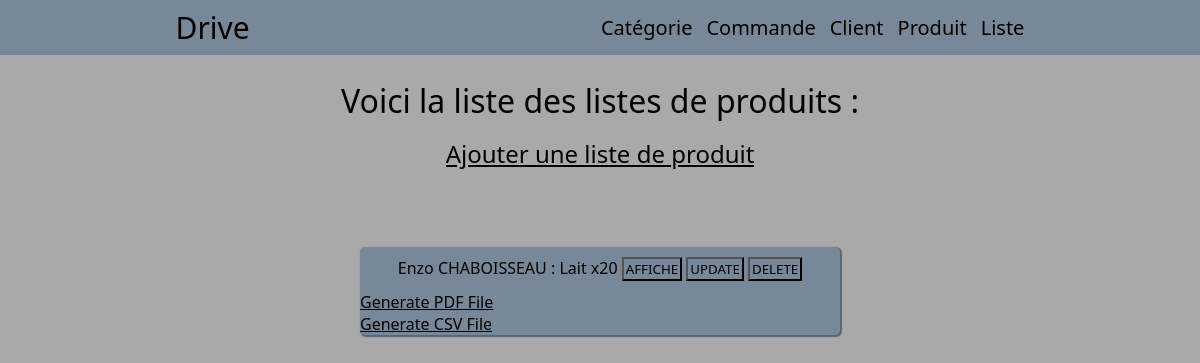
Before: /drive/index-liste-produit/ with the older database file.
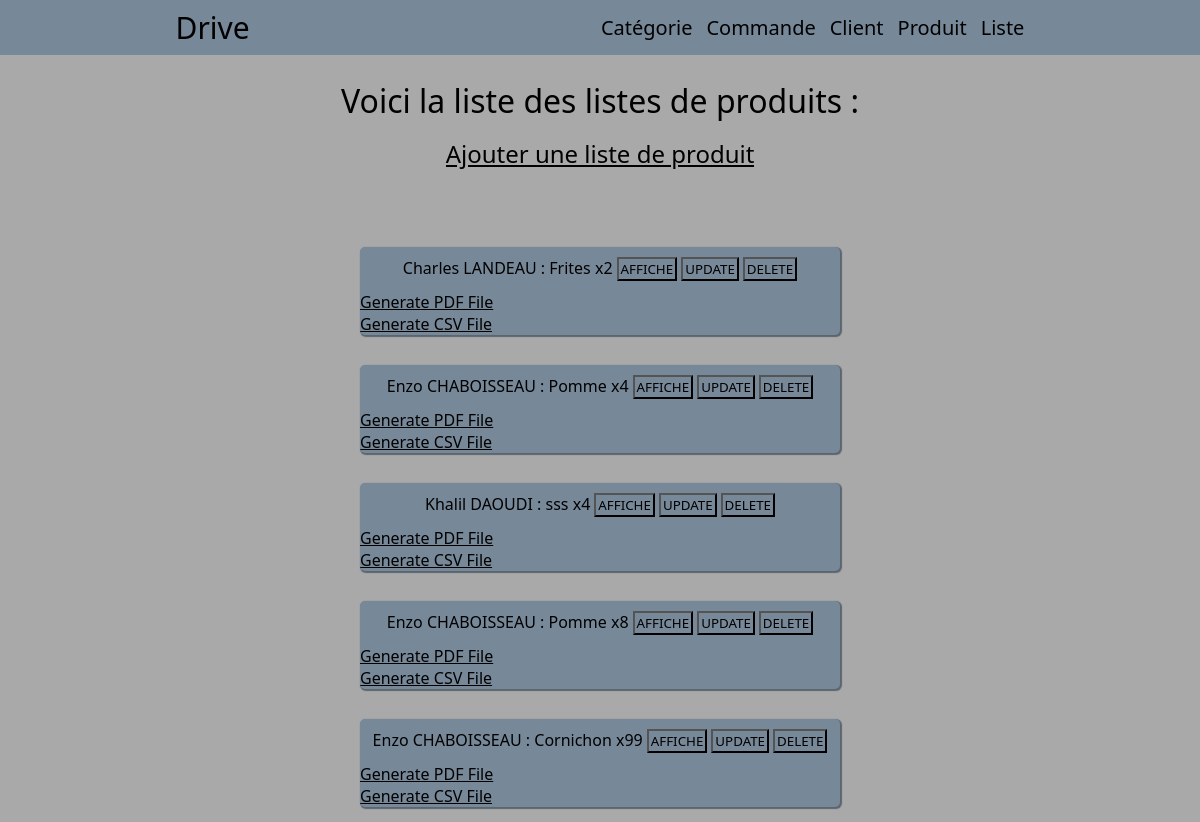
After: the same page with the newer database file.
### drive/models.py (models this page shows, shortened)
class liste_pc(models.Model):
    commande = models.ForeignKey("commandes",on_delete=models.CASCADE)
    produit = models.ForeignKey(produit,on_delete=models.CASCADE, blank=True)
    quantite = models.BigIntegerField()

class commandes(models.Model):
    num_commande = models.BigIntegerField(null=True)
    client = models.ForeignKey("client",on_delete=models.CASCADE)
    date = models.DateField()

class client(models.Model):
    num_client = models.BigIntegerField(null=True)
    nom = models.CharField(max_length=100)
    prenom = models.CharField(max_length=100)
    date_inscription = models.DateField()
    adresse = models.CharField(max_length=100)

class produit(models.Model):
    produit = models.CharField(max_length=100)
    date = models.DateField() #mettre la date par défault d'ajd
    photo = models.URLField(null=True, blank=True)
    marques = models.CharField(max_length=100)
    auteur = models.CharField(max_length=100)
    categorie = models.ForeignKey("cat_product",on_delete=models.CASCADE, null=True)
    stock = models.BigIntegerField(max_length=10)
    prix = models.BigIntegerField(default="0")

### drive/views.py (the view)
# urls.py: path('drive/index-liste-produit/', views.index_liste_produit),
def index_liste_produit(request):
	liste = list(models.liste_pc.objects.all())
	return render(request,"liste-produit/index_lp.html",{"listALL_lp": liste})

### drive/templates/liste-produit/index_lp.html (shortened to what this page needs)
{% extends "index.html" %}
{% block content %}
    <h1>Voici la liste des listes de produits :</h1>
        <h2><a href="/drive/formulaire-liste-produit/">Ajouter une liste de produit</a></h2>
    {% for l in listALL_lp %}
        <div class="bloc-info">
            <div class="container">{{ l.commande.client.prenom }} {{ l.commande.client.nom }} : {{ l.produit.produit }} x{{ l.quantite }}<button><a href="/drive/affiche-liste-produit/{{l.id}}/">AFFICHE</a></button><button><a href="/drive/update-liste-produit/{{l.id}}/">UPDATE</a></button><button><a href="/drive/delete-liste-produit/{{l.id}}/">DELETE</a></button></div>
    <a href="/drive/drive_pdf/{{l.id}}" class="file" target="blank">Generate PDF File</a>
        <a href="/drive/drive_csv/{{l.id}}" class="file" target="blank">Generate CSV File</a> </div>
    {% endfor %}
{% endblock %}

Changed rows visible on the page:
removed liste_pc: commande.client.prenom "Enzo", commande.client.nom "CHABOISSEAU", produit.produit "Lait", quantite "20"
added liste_pc: commande.client.prenom "Charles", commande.client.nom "LANDEAU", produit.produit "Frites", quantite "2"
added liste_pc: commande.client.prenom "Enzo", commande.client.nom "CHABOISSEAU", produit.produit "Pomme", quantite "4"
added liste_pc: commande.client.prenom "Khalil", commande.client.nom "DAOUDI", produit.produit "sss", quantite "4"
added liste_pc: commande.client.prenom "Enzo", commande.client.nom "CHABOISSEAU", produit.produit "Pomme", quantite "8"
added liste_pc: commande.client.prenom "Enzo", commande.client.nom "CHABOISSEAU", produit.produit "Cornichon", quantite "99"
